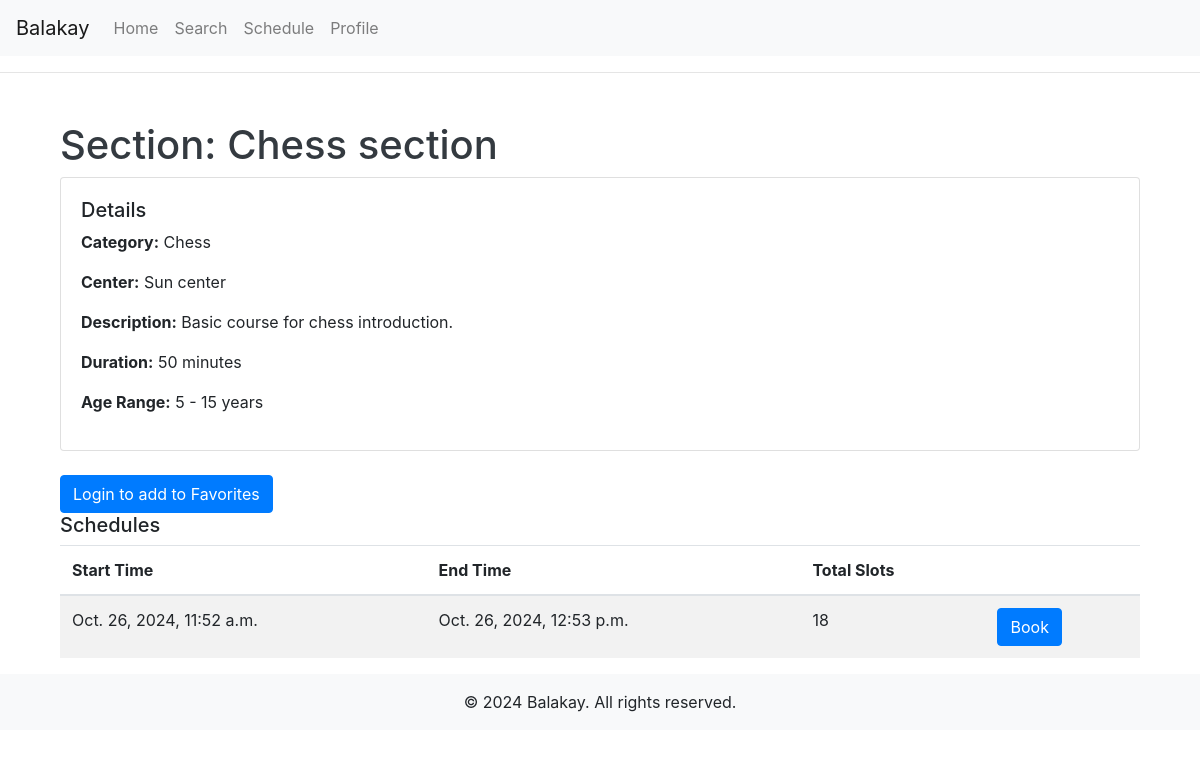
Before: /section/1/ with the older database file.
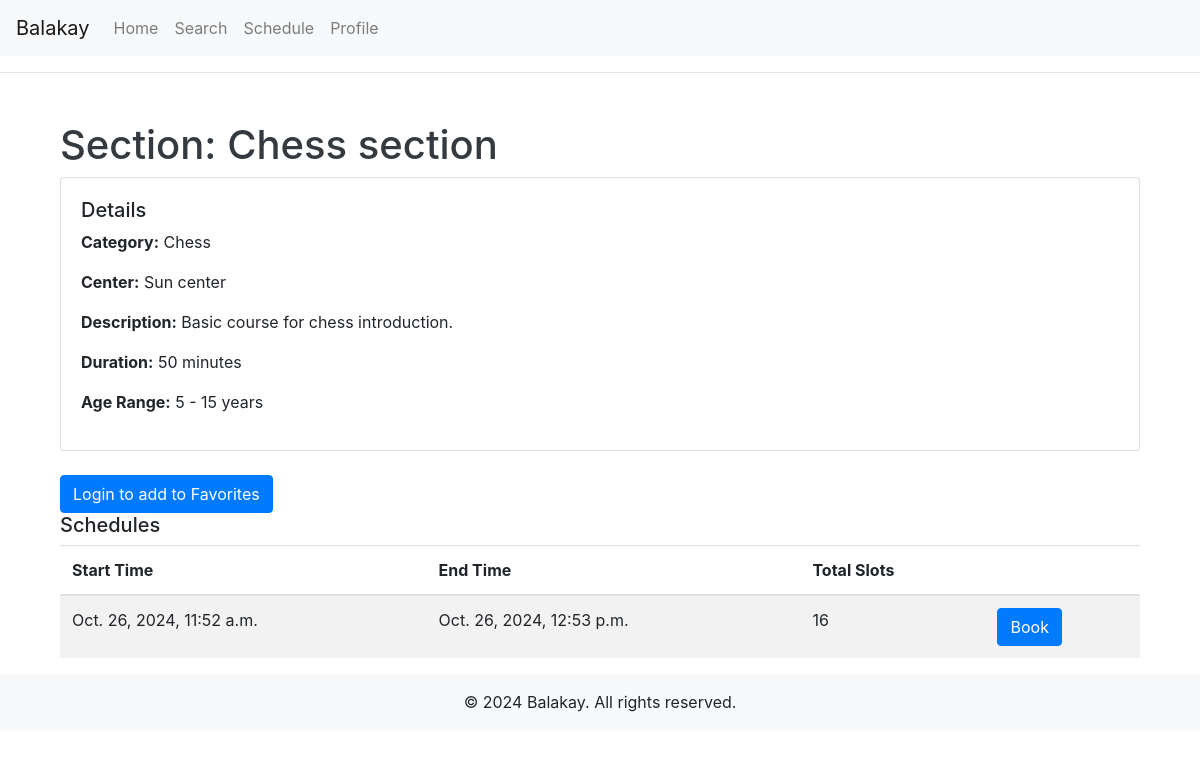
After: the same page with the newer database file.
### centers/models.py (models this page shows, shortened)
class Schedule(models.Model):
    section = models.ForeignKey(Section, on_delete=models.CASCADE)
    start_time = models.DateTimeField()
    end_time = models.DateTimeField()
    total_slots = models.PositiveIntegerField()

### centers/views.py (the view)
# urls.py: path('section/<int:id>/', section_view, name='section'),
def section_view(request, id):
    section = get_object_or_404(Section, id=id)
    schedules = Schedule.objects.filter(section=section)
    return render(request, 'centers/section.html', {"section": section, "schedules": schedules})

### centers/templates/centers/section.html
{% extends 'base.html' %}
{% block content %}
<div class="container mt-5">
    <h1 class="text-dark">Section: {{ section.name }}</h1>
    <div class="card mb-4">
        <div class="card-body">
            <h2 class="h5">Details</h2>
            <p><strong>Category:</strong> {{ section.category.name }}</p>
            <p><strong>Center:</strong> {{ section.center.name }}</p>
            <p><strong>Description:</strong> {{ section.description }}</p>
            <p><strong>Duration:</strong> {{ section.duration_minutes }} minutes</p>
            <p><strong>Age Range:</strong> {{ section.min_age }} - {{ section.max_age }} years</p>
        </div>
    </div>
  <div class="favorite-section">
        {% if user.is_authenticated %}
            {% if section in user.client.favoritesection_set.all %}
                <a href="{% url 'remove_favorite_section' section.id %}" class="btn btn-danger">Remove from Favorites</a>
            {% else %}
                <a href="{% url 'add_favorite_section' section.id %}" class="btn btn-primary">Add to Favorites</a>
            {% endif %}
        {% else %}
            <a href="{% url 'login' %}" class="btn btn-primary">Login to add to Favorites</a>
        {% endif %}
    </div>
    <div>
        <h2 class="h5">Schedules</h2>
        {% if schedules %}
            <table class="table table-striped">
                <thead>
                    <tr>
                        <th>Start Time</th>
                        <th>End Time</th>
                        <th>Total Slots</th>
                        <th></th>
                    </tr>
                </thead>
                <tbody>
                    {% for schedule in schedules %}
                        <tr>
                            <td>{{ schedule.start_time }}</td>
                            <td>{{ schedule.end_time }}</td>
                            <td>{{ schedule.total_slots }}</td>
                            <td>
                                {% if user.is_authenticated %}
                                <a href="{% url 'book_schedule' schedule.id %}" class="btn btn-primary">Book</a>
                                {% else %}
                                <a href="{% url 'login' %}" class="btn btn-primary">Book</a>
                                {% endif %}
                            </td>
                        </tr>
                    {% endfor %}
                </tbody>
            </table>
        {% else %}
            <p class="text-muted">No schedules available for this section.</p>
        {% endif %}
    </div>
</div>
{% endblock %}

Changed rows visible on the page:
changed Schedule: total_slots "18" → "16"
